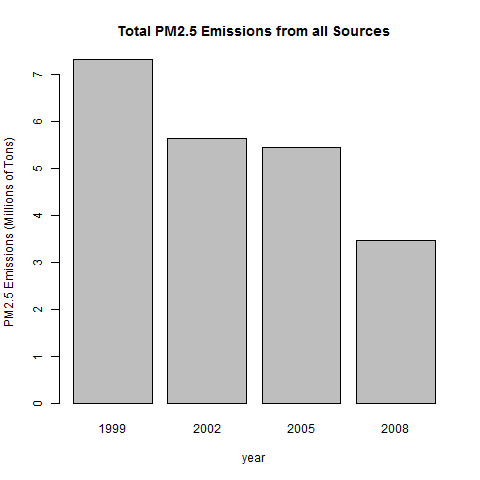

Recreate this plot in R.
# Have total emissions from PM2.5 decreased in the United States from 1999 to 2008?
# Use base plotting system, make a plot showing the Total PM2.5 emission from all sources for each of the years, 1999, 2002, 2005, and 2008
#
TotalByYear<- aggregate(Emissions ~ year, NEI, sum)
png('Plot1.png', width= 480, height= 480, units= "px", bg="transparent")
barplot((TotalByYear$Emissions)/10^6, 
        names.arg= TotalByYear$year,
        xlab= 'year',
        ylab= "PM2.5 Emissions (Millions of Tons)",
        main = "Total PM2.5 Emissions from all Sources")
dev.off(
)
